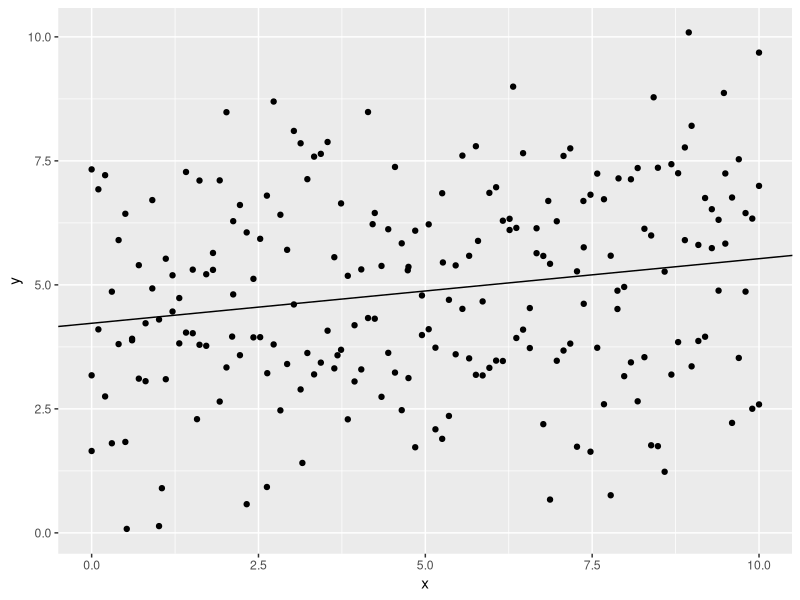
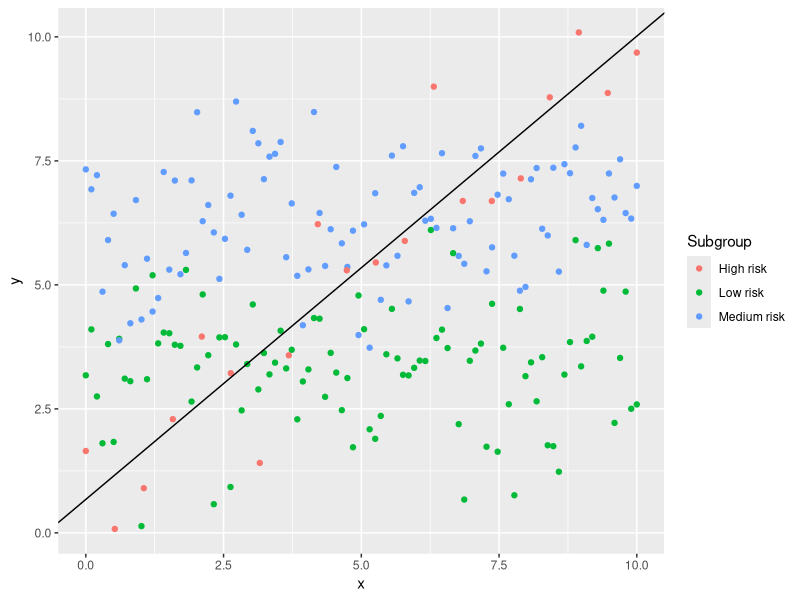

The R script that drew these images, in order:
## ---- chunk 1
library(ggplot2)
library(dplyr)
## ---- chunk 2
noisy_line <- function(slope, intercept, n, Subgroup) {
  
  n = n - 1
  
  data.frame(x = 0:n / n * 10, eps = rnorm(n + 1, 0, 1)) %>%
    mutate(y = slope * x + intercept + eps,
           Subgroup = Subgroup) -> df
  
  return(df)
  
}
## ---- chunk 3
nlow = 100
nmed = 100
nhi = 20

grp1 <- noisy_line(0, 3.5, nlow, 'Low risk')
grp2 <- noisy_line(0, 6.5, nmed, 'Medium risk')
grp3 <- noisy_line(1, 0, nhi, 'High risk')

df <- rbind(grp1, grp2, grp3)

## ---- chunk 4

bad_lm <- lm(df$y ~ df$x)

ggplot(df, aes(x=x, y=y)) +
  geom_point() +
  geom_abline(slope = bad_lm$coefficients[2], intercept = bad_lm$coefficients[1])

summ = summary.lm(bad_lm)

## ---- chunk 5
df %>%
  filter(Subgroup == 'High risk') -> hr

my_lm <- lm(hr$y ~ hr$x)

summ = summary.lm(my_lm)

ggplot(df, aes(x=x, y=y)) +
  geom_point(aes(color=Subgroup)) +
  geom_abline(slope = my_lm$coefficients[2], intercept = my_lm$coefficients[1])

